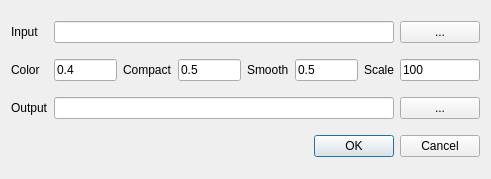
<?xml version="1.0" encoding="UTF-8"?>
<ui version="4.0">
 <class>RegionMergingDialog</class>
 <widget class="QDialog" name="RegionMergingDialog">
  <property name="geometry">
   <rect>
    <x>0</x>
    <y>0</y>
    <width>491</width>
    <height>179</height>
   </rect>
  </property>
  <property name="windowTitle">
   <string>Region Merging</string>
  </property>
  <layout class="QGridLayout" name="gridLayout" rowstretch="0,0,0,0,0,0,0,0">
   <item row="1" column="2">
    <widget class="QLabel" name="label_6">
     <property name="text">
      <string>Compact</string>
     </property>
    </widget>
   </item>
   <item row="1" column="3">
    <widget class="QLineEdit" name="leCompact">
     <property name="text">
      <string>0.5</string>
     </property>
    </widget>
   </item>
   <item row="1" column="4">
    <widget class="QLabel" name="label_7">
     <property name="text">
      <string>Smooth</string>
     </property>
    </widget>
   </item>
   <item row="0" column="0">
    <widget class="QLabel" name="label">
     <property name="text">
      <string>Input</string>
     </property>
    </widget>
   </item>
   <item row="1" column="1">
    <widget class="QLineEdit" name="leColor">
     <property name="text">
      <string>0.4</string>
     </property>
    </widget>
   </item>
   <item row="6" column="0">
    <widget class="QLabel" name="label_2">
     <property name="text">
      <string notr="true">Output</string>
     </property>
    </widget>
   </item>
   <item row="1" column="5">
    <widget class="QLineEdit" name="leSmooth">
     <property name="text">
      <string>0.5</string>
     </property>
    </widget>
   </item>
   <item row="1" column="0">
    <widget class="QLabel" name="label_3">
     <property name="text">
      <string>Color</string>
     </property>
    </widget>
   </item>
   <item row="1" column="6">
    <widget class="QLabel" name="label_8">
     <property name="text">
      <string>Scale</string>
     </property>
    </widget>
   </item>
   <item row="1" column="7">
    <widget class="QLineEdit" name="leScale">
     <property name="text">
      <string>100</string>
     </property>
    </widget>
   </item>
   <item row="0" column="7">
    <widget class="QPushButton" name="btnInputImg">
     <property name="text">
      <string notr="true">...</string>
     </property>
    </widget>
   </item>
   <item row="0" column="1" colspan="6">
    <widget class="QLineEdit" name="leInputImg">
     <property name="readOnly">
      <bool>true</bool>
     </property>
    </widget>
   </item>
   <item row="6" column="7">
    <widget class="QPushButton" name="btnOutputShp">
     <property name="text">
      <string notr="true">...</string>
     </property>
    </widget>
   </item>
   <item row="6" column="1" colspan="6">
    <widget class="QLineEdit" name="leOutputShp"/>
   </item>
   <item row="7" column="0" colspan="8">
    <widget class="QDialogButtonBox" name="buttonBox">
     <property name="orientation">
      <enum>Qt::Horizontal</enum>
     </property>
     <property name="standardButtons">
      <set>QDialogButtonBox::Cancel|QDialogButtonBox::Ok</set>
     </property>
    </widget>
   </item>
  </layout>
 </widget>
 <resources/>
 <connections>
  <connection>
   <sender>buttonBox</sender>
   <signal>accepted()</signal>
   <receiver>RegionMergingDialog</receiver>
   <slot>accept()</slot>
   <hints>
    <hint type="sourcelabel">
     <x>248</x>
     <y>254</y>
    </hint>
    <hint type="destinationlabel">
     <x>157</x>
     <y>274</y>
    </hint>
   </hints>
  </connection>
  <connection>
   <sender>buttonBox</sender>
   <signal>rejected()</signal>
   <receiver>RegionMergingDialog</receiver>
   <slot>reject()</slot>
   <hints>
    <hint type="sourcelabel">
     <x>316</x>
     <y>260</y>
    </hint>
    <hint type="destinationlabel">
     <x>286</x>
     <y>274</y>
    </hint>
   </hints>
  </connection>
 </connections>
</ui>
